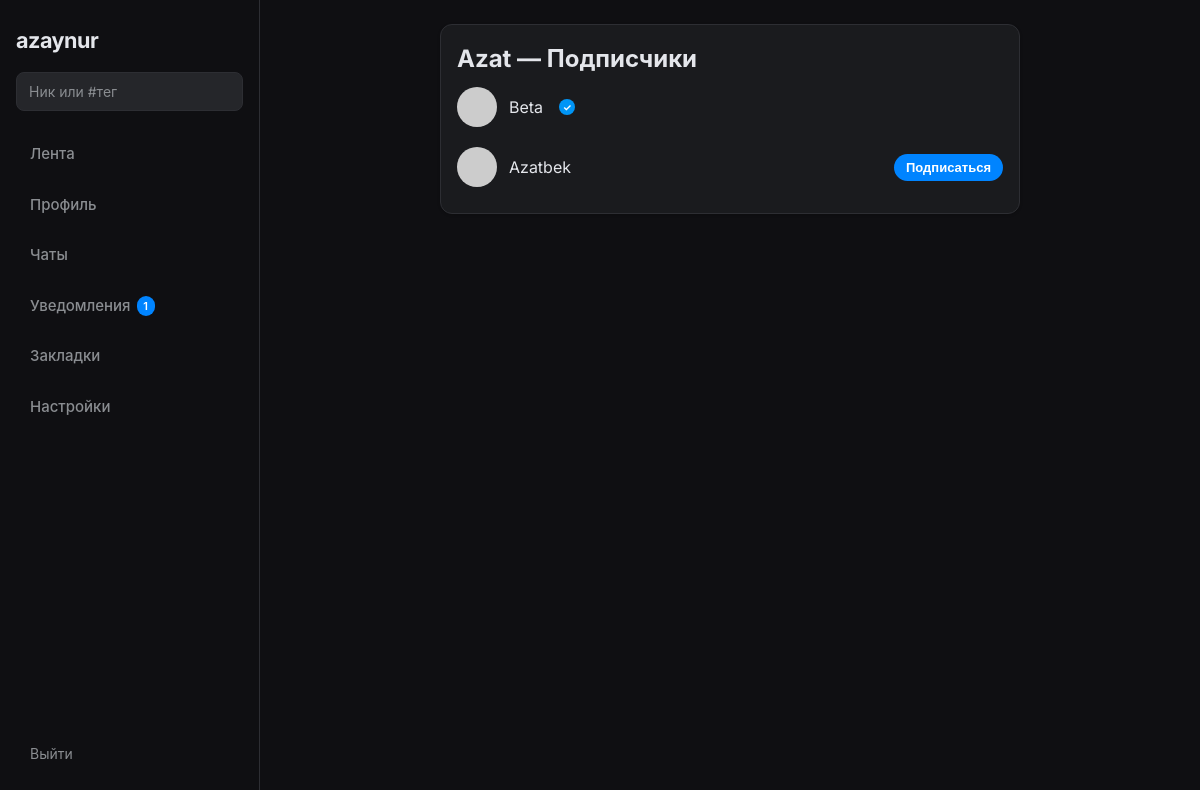
The page /u/Azat/followers (signed in) on the database its author committed.
### app.py (models this page shows, shortened)
class User(UserMixin, db.Model):
    id = db.Column(db.Integer, primary_key=True)
    username = db.Column(db.String(80), unique=True, nullable=False)
    email = db.Column(db.String(120), unique=True, nullable=False)
    password = db.Column(db.String(128), nullable=False)
    avatar = db.Column(db.String(200), default='default.jpg')
    bio = db.Column(db.String(500), nullable=True)
    is_verified = db.Column(db.Boolean, default=False)
    verification_type = db.Column(db.String(20), nullable=True)  # gold, vip, exclusive
    custom_status = db.Column(db.String(100), nullable=True)
    is_admin = db.Column(db.Boolean, default=False)
    banned_until = db.Column(db.DateTime, nullable=True)

### app.py (the view)
@app.route('/u/<username>/followers')
@login_required
def followers(username):
    user = User.query.filter_by(username=username).first_or_404()
    fol = Follow.query.filter_by(following_id=user.id).all()
    users = [User.query.get(f.follower_id) for f in fol]
    following_ids = {f.following_id for f in Follow.query.filter_by(follower_id=current_user.id).all()}
    return render_template('follow_list.html', title='Подписчики', user=user, users=users, following_ids=following_ids)

### app.py (called while the page is built)
@login_manager.user_loader
def load_user(user_id):
    return User.query.get(int(user_id))

@app.before_request
def check_banned():
    if current_user.is_authenticated and getattr(current_user, 'banned_until', None) and current_user.banned_until and current_user.banned_until > datetime.utcnow():
        from flask_login import logout_user
        logout_user()
        flash('Ваш аккаунт заблокирован. Ожидайте окончания блокировки.')
        return redirect(url_for('login'))

@app.context_processor
def inject_globals():
    d = {'predefined_statuses': PREDEFINED_STATUSES}
    if current_user.is_authenticated:
        d['notifications_count'] = min(Notification.query.filter_by(user_id=current_user.id, read=False).count(), 99)
    else:
        d['notifications_count'] = 0
    return d

### templates/follow_list.html (shortened to what this page needs)
{% extends "base.html" %}
{% block content %}
<div class="feed-card">
    <h2><a href="{{ url_for('profile', username=user.username) }}">{{ user.username }}</a> — {{ title }}</h2>
    <ul class="search-users follow-list">
        {% for u in users %}
        <li>
            <a href="{{ url_for('profile', username=u.username) }}" class="search-user-item">
                <div class="mini-avatar">
                    <img src="{{ url_for('static', filename='uploads/avatars/' + u.avatar) }}" alt="" onerror="this.src='https://ui-avatars.com/api/?name={{ u.username }}&size=40&background=25262a&color=8a8d91';">
                </div>
                <span>{{ u.username }}</span>
                {% if u.is_verified %}
                    {% if u.verification_type == 'vip' %}<span class="badge badge-vip"></span>{% endif %}
                {% endif %}
            </a>
            {% if current_user.id != u.id %}
            <button type="button" class="btn-primary btn-sm follow-btn-inline {% if u.id in following_ids %}following{% endif %}" data-user-id="{{ u.id }}">{% if u.id in following_ids %}Отписаться{% else %}Подписаться{% endif %}</button>
            {% endif %}
        </li>
        {% endfor %}
    </ul>
</div>
{% endblock %}

### static/css/style.css (style rules this page uses)
:root { --bg-main: #0f0f12; --bg-card: #1a1b1e; --bg-input: #25262a; --border: 1px solid #2d2e33; --text-main: #e4e6eb; --text-dim: #8a8d91; --accent: #0084ff; --accent-hover: #006dd1; --error: #fa383e; --radius: 12px; --radius-sm: 8px; }
* { box-sizing: border-box; margin: 0; padding: 0; }
body { background-color: var(--bg-main); color: var(--text-main); font-family: 'Inter', -apple-system, BlinkMacSystemFont, sans-serif; min-height: 100vh; line-height: 1.5; }
a { color: inherit; text-decoration: none; }
.feed-card { background: var(--bg-card); border: var(--border); border-radius: var(--radius); padding: 16px; margin-bottom: 16px; box-shadow: 0 1px 3px rgba(0, 0, 0, 0.2); }
.mini-avatar { width: 40px; height: 40px; border-radius: 50%; overflow: hidden; flex-shrink: 0; background: var(--bg-input); }
.mini-avatar img { width: 100%; height: 100%; object-fit: cover; }
.btn-primary, .btn-primary-blue { background: var(--accent); color: #fff; border: none; padding: 10px 20px; border-radius: 20px; font-weight: 600; font-size: 14px; cursor: pointer; transition: background 0.2s; }
.btn-sm { padding: 6px 12px; font-size: 13px; }
.badge { display: inline-flex; align-items: center; justify-content: center; margin-left: 4px; }
.badge-vip::after { content: '✓'; background: #0095f6; color: #fff; width: 16px; height: 16px; border-radius: 50%; display: inline-flex; align-items: center; justify-content: center; font-size: 10px; font-weight: bold; }
.follow-list .search-user-item { flex: 1; }
.follow-list li { display: flex; align-items: center; gap: 12px; }
.search-users { list-style: none; }
.search-user-item { display: flex; align-items: center; gap: 12px; padding: 10px 0; color: inherit; }

### rows shown on the page
User: username "Azat"
User: username "Beta", is_verified True (drawn)
User: username "Azatbek", shows "Подписаться"

### other values the page prints
{{ notifications_count }} "1"
{{ title }} "Подписчики"
